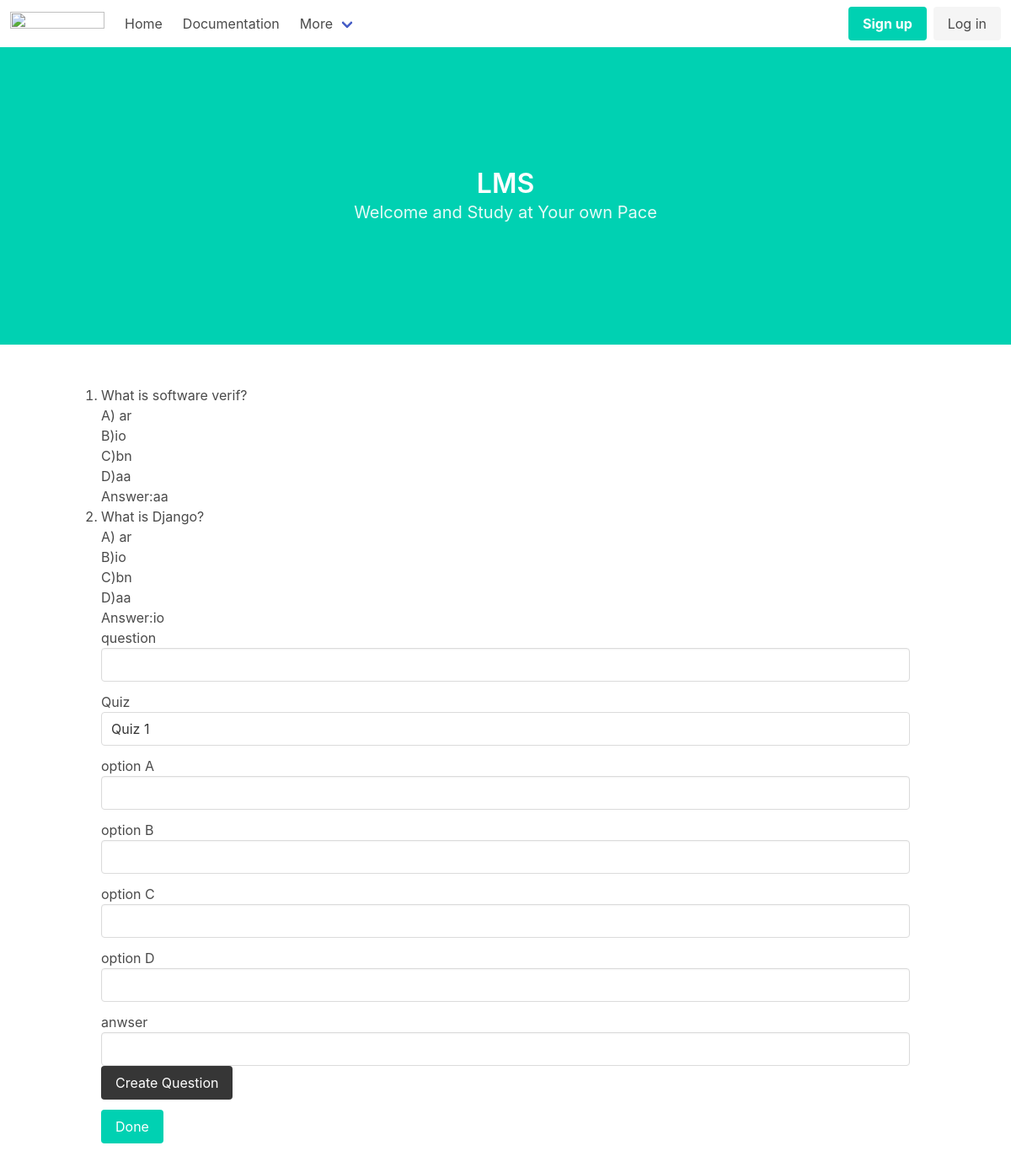
The app's page /12/question_add/ (signed in) with its own data.
### school/models.py (models this page shows, shortened)
class Question(models.Model):
    sentence = models.TextField(max_length=255)
    quiz = models.ForeignKey(Quiz,related_name='questions',on_delete=models.CASCADE)
    a =  models.TextField(max_length=255)
    b =  models.TextField(max_length=255)
    c =  models.TextField(max_length=255)
    d =  models.TextField(max_length=255)
    ans = models.TextField(max_length=250)

class Quiz(models.Model):
    name= models.TextField(max_length=250)
    course = models.ForeignKey(Course,related_name='quizes',on_delete=models.CASCADE)
    created = models.DateTimeField(auto_now=True)
    class Meta:
        ordering = ['-created']
    def __str__(self):
        return self.name

### school/views.py (the view, shortened to what this page needs)
# urls.py: path('<pk>/question_add/',views.add_question_to_quiz,name='add_question'),
@login_required
@user_passes_test(lambda u: u.groups.filter(name='TEACHERS'))
def add_question_to_quiz(request,pk):
    quiz=Quiz.objects.get(pk=pk)
    qstns = quiz.questions.all()
    n_qstns = qstns.count()
    question = Question()
    question.quiz=quiz
    return render(request,'school/exam/question_add.html',{'quiz':quiz,'question':question,'qstns':qstns,'n_q':n_qstns})

### school/templates/school/exam/question_add.html (shortened to what this page needs)
{% extends 'school/base.html' %}
{% block content %}
<ol type="1">
{% for q in qstns %}
<li><p> {{q.sentence}}</p>
<p>A) {{q.a}}</p>
<p>B){{q.b}}</p>
<p>C){{q.c}}</p>
<p>D){{q.d}}</p>
<p>Answer:{{q.ans}}</p>
</li>
{% empty %}
<p>No questions yet, add below</p>
{% endfor %}
</ol>
<form id="question" method="POST" enctype="multipart/form-data">
    <label for="">question</label>
        <div class="control">
            <input class="input" type="text" Required name="sentence" >
        </div>
     <div class="field">
        <label for="">Quiz</label>
        <div class="control">
            <input class="input" type="text" Required name="quiz" value="{{question.quiz}}" readonly >
        </div>
    </div>
    <div class="field">
        <label for="">option A</label>
        <div class="control">
            <input class="input" type="text" Required name="a" value="{{question.a}}">
        </div>
    </div>
    <div class="field">
        <label for="">option B</label>
        <div class="control">
            <input class="input" type="text" Required name="b" value="{{question.b}}">
        </div>
    </div>
    <div class="field">
        <label for="">option C</label>
        <div class="control">
            <input class="input" type="text" Required name="c" value="{{question.c}}">
        </div>
    </div>
    <div class="field">
        <label for="">option D</label>
        <div class="control">
            <input class="input" type="text" Required name="d" value="{{question.d}}">
        </div>
    </div>
    <div class="field">
        <label for="">anwser</label>
        <div class="control">
            <input class="input" type="text" Required name="ans">
        </div>
    </div>
</form>
<div class="field">
    <div class="control">
        <button form="question" class="button is-dark">Create Question</button>
    </div>
</div>
<div class="field">
    <div class="control">
       <a href="{% url 'view_courses_as_teacher' %}"> <button class="button is-primary">Done</button></a>
    </div>
</div>
{% endblock %}

### records on screen
Question: sentence "What is software verif?", a "ar", b "io", c "bn", d "aa", ans "aa"
Question: sentence "What is Django?", a "ar", b "io", c "bn", d "aa", ans "io"
Quiz: quiz "Quiz 1"
